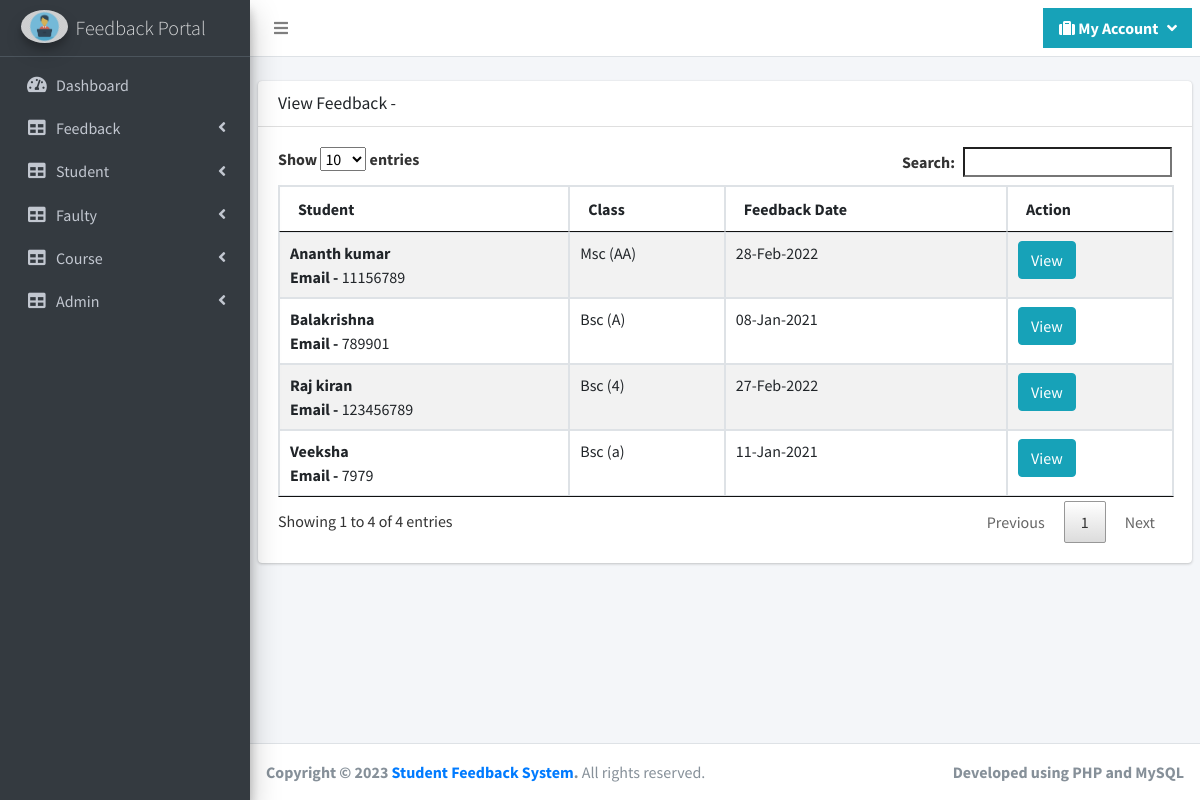
The page /aman/viewfeedbackreport.php (signed in) on the database its author committed.
### tables this page shows
CREATE TABLE `feedbackquestion_result` (
  `feedbackquestion_resultid` bigint(20) NOT NULL,
  `feedbacktopicid` int(11) NOT NULL,
  `studentid` int(11) NOT NULL,
  `date` datetime NOT NULL,
  `feedbackquestionid` bigint(20) NOT NULL,
  `selectedanswer` text NOT NULL
);

CREATE TABLE `student` (
  `studentid` int(10) NOT NULL,
  `studentname` varchar(50) NOT NULL,
  `rollno` varchar(50) NOT NULL,
  `password` varchar(100) NOT NULL,
  `course_id` int(25) NOT NULL,
  `section` varchar(25) NOT NULL,
  `dateofbirth` date NOT NULL,
  `status` varchar(10) NOT NULL
);

CREATE TABLE `course` (
  `course_id` bigint(20) NOT NULL,
  `course_title` varchar(50) NOT NULL,
  `course_description` text NOT NULL,
  `course_status` varchar(25) NOT NULL
);

### aman/viewfeedbackreport.php (the view, shortened to what this page needs)
<?php
include("header.php");
$sqlfeedbacktopic = "SELECT * FROM feedbacktopic where feedbacktopicid='$_GET[feedbacktopicid]'";
$qsqlfeedbacktopic = mysqli_query($con,$sqlfeedbacktopic);
$rsfeedbacktopic = mysqli_fetch_array($qsqlfeedbacktopic);
?>
  <div class="content-wrapper">
<br>
    <section class="content">
<form method="post" action="">
      <div class="card">
        <div class="card-header">
          <h3 class="card-title">View Feedback - <?php echo $rsfeedbacktopic['feedback_topic']; ?></h3>
        </div>
        <div class="card-body">
<table id="myTable"  class="table table-striped table-bordered" >
	<thead>
		<tr>
			<th>Student</th>
			<th>Class</th>
			<th>Feedback Date</th>
			<th>Action</th>
		</tr>
	</thead>
	<tbody>
	<?php
	$sql ="SELECT * FROM feedbackquestion_result GROUP BY studentid";
	$qsql = mysqli_query($con,$sql);
	while($rs = mysqli_fetch_array($qsql))
	{
		$sqlstudent = "SELECT * FROM student WHERE studentid='$rs[studentid]'";
		$qsqlstudent = mysqli_query($con,$sqlstudent);
		$rsstudent = mysqli_fetch_array($qsqlstudent);
$sqlfeedbackquestion_result ="SELECT * FROM feedbackquestion_result WHERE feedbacktopicid='$rs[feedbacktopicid]' AND studentid='$rs[studentid]'";
$qsqlfeedbackquestion_result  = mysqli_query($con,$sqlfeedbackquestion_result);
		echo "<tr>
				<td>";
	?>
<b><?php echo $rsstudent['studentname']; ?></b><br><b>Email - </b> <?php echo $rsstudent['rollno']; ?>
	<?php
		echo "</td>
				<td>";
				?>
<?php
$sqlcourse = "SELECT * FROM course where course_id='$rsstudent[course_id]'";
$qsqlcourse = mysqli_query($con,$sqlcourse);
$rscourse = mysqli_fetch_array($qsqlcourse);
echo $rscourse['course_title']; ?> (<?php echo $rsstudent['section']; ?>)
				<?php
				echo "</td>
				<td>". date("d-M-Y",strtotime($rs['date'])) ."</td>";
		if(isset($_SESSION['adminid']))
		{
			echo "<td><a href='admin_feedbackquestion_success.php?feedbacktopicid=$rs[feedbacktopicid]&studentid=$rs[studentid]' class='btn btn-info'>View</a> </td>";
		}
		else
		{
			echo "<td><a href='feedbackquestion_success.php?feedbacktopicid=$rs[feedbacktopicid]&studentid=$rs[studentid]' class='btn btn-info'>View</a> </td>";
		}
			echo "</tr>";
	}
	?>
	</tbody>
</table>
        </div>
      </div>
</form>
    </section>
  </div>
<?php
include("footer.php");
?>
</div>
</body>
</html>

### rows shown on the page
feedbackquestion_result: studentid.studentname "Raj kiran", studentid.rollno "123456789", course.course_title "Bsc", studentid.section "4", date "27-Feb-2022"
feedbackquestion_result: studentid.studentname "Ananth kumar", studentid.rollno "11156789", course.course_title "Msc", studentid.section "AA", date "28-Feb-2022"
feedbackquestion_result: studentid.studentname "Balakrishna", studentid.rollno "789901", course.course_title "Bsc", studentid.section "A", date "08-Jan-2021"
feedbackquestion_result: studentid.studentname "Veeksha", studentid.rollno "7979", course.course_title "Bsc", studentid.section "a", date "11-Jan-2021"
